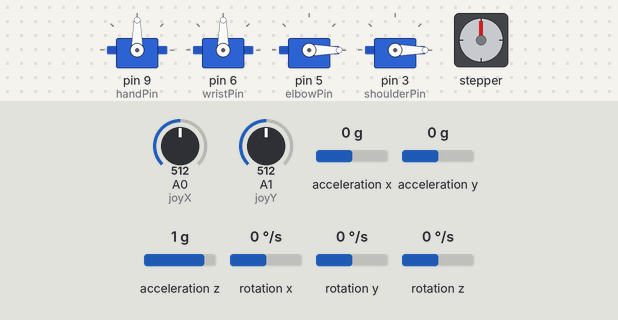
Bench run of a sketch on a simulated Arduino Uno, built with avr-gcc and run on an emulated ATmega328P. Parts: 4 × servo, stepper motor. The test bench sets the inputs (shaded band); at power-on: acceleration x 0 g, A0 (joyX) = 512, A1 (joyY) = 512, acceleration y 0 g, acceleration z 1 g, rotation x 0 °/s, rotation y 0 °/s, rotation z 0 °/s. Stepper angles assume 2038 steps per turn.

Above: at 4.2 s.
4.3 s: acceleration x set to -0.4 g
At 5.1 s:
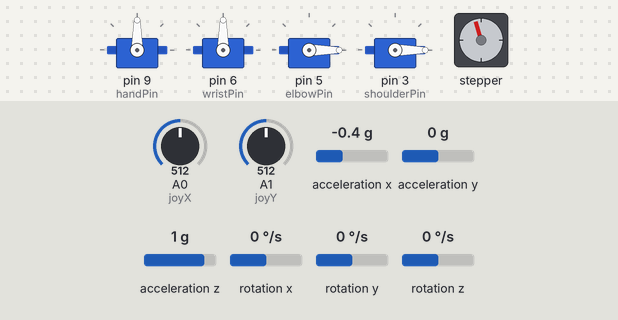
7.3 s: A0 (joyX) set to 838
At 8.4 s:
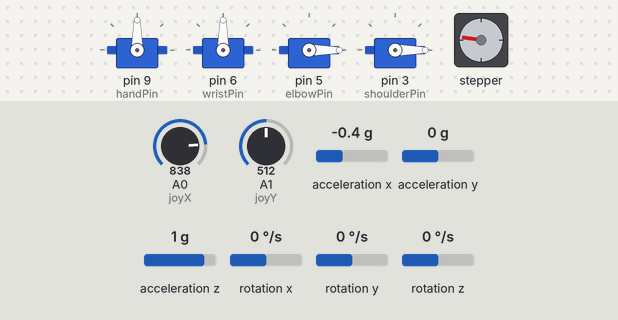
10.3 s: A0 (joyX) set to 866
At 10.76 s:
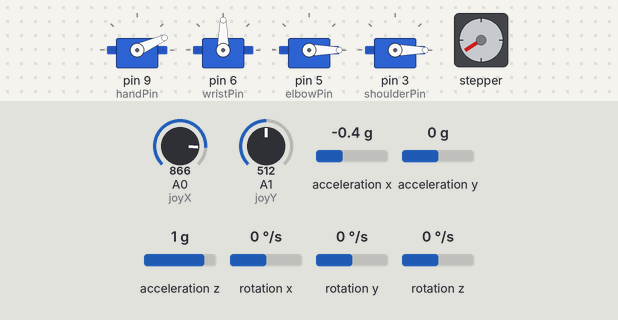
13.3 s: A1 (joyY) set to 832
16.3 s: A1 (joyY) set to 864
19.3 s: acceleration y set to -1.4 g
At 22.6 s:
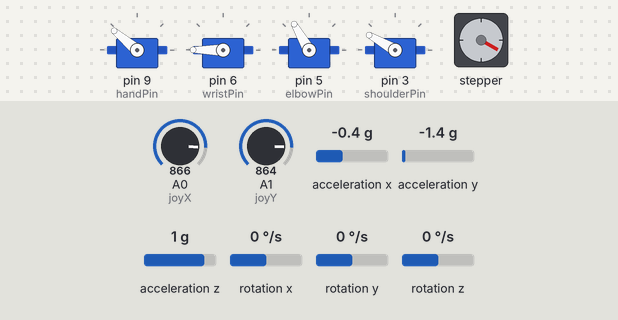
Timing chart, 0 to 23.3 s (numbered marks = the images above; inputs shaded):
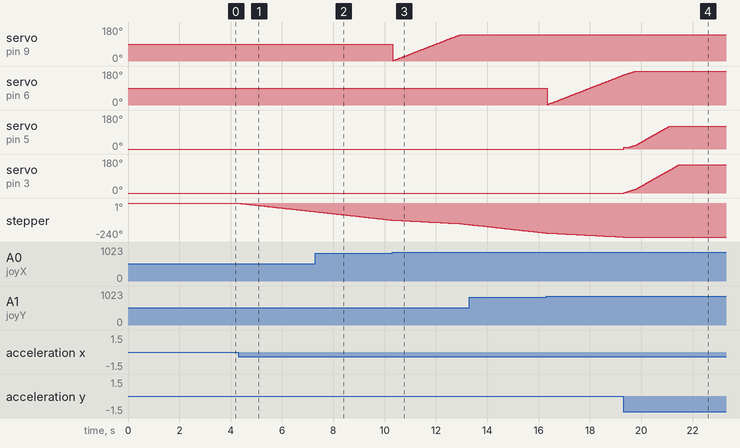

The sketch:

test.ino
```cpp
//servo
#include <MPU6050_tockn.h>
#include <Wire.h>
#include <Servo.h>
#include <Stepper.h>

MPU6050 imu(Wire);

//servo
int handPin = 9, wristPin = 6, elbowPin = 5, shoulderPin = 3;
Servo hand, wrist, elbow, shoulder;

float handAngle, wristAngle, elbowAngle, shoulderAngle;
//joystick

#define joyX A0 // x 0 to button 15 away
#define joyY A1 // y 0 back, 15 forward

//stepper
#define IN1 10
#define IN2 11
#define IN3 12
#define IN4 13
Stepper baseStepper = Stepper(2038, 10, 12, 11, 13);
int gyroY, stepCount;


void setup() {
  Serial.begin(115200);
//gyro
  Wire.begin();
  imu.begin();
  imu.calcGyroOffsets(true);

//servo
  hand.attach(handPin, 510, 2600);
  wrist.attach(wristPin, 510, 2600);
  elbow.attach(elbowPin, 510, 2600);
  shoulder.attach(shoulderPin, 510, 2600);
  handAngle = 0, wristAngle = 0, elbowAngle = 0, shoulderAngle = 0;
  shoulder.write(shoulderAngle);
  elbow.write(elbowAngle);

//Stepper
  pinMode(IN1, OUTPUT);
  pinMode(IN2, OUTPUT);
  pinMode(IN3, OUTPUT);
  pinMode(IN4, OUTPUT);
  baseStepper.setSpeed(5);
  int stepCount = 0;
}

void loop() {
// HAND
int xValue = analogRead(joyX);
if (xValue < 250){
  if (handAngle >1){
  handAngle --;
  hand.write(handAngle);
  delay(10);}}
  else if(xValue > 850){
    if (handAngle <140){
    handAngle++;
    hand.write(handAngle);
    delay(10);}}

//   Serial.print("Joystick X: ");
//   Serial.print(xValue);
//   Serial.print("\t");
//   Serial.print("Map: ");
//   Serial.print(handAngle);
//   Serial.print("\t Servoread ");
//   Serial.println(hand.read());

//wrist
int yValue = analogRead(joyY);
if (yValue < 250){
  if (wristAngle >1){
  wristAngle --;
  wrist.write(wristAngle);
  delay(10);}}
  else if(yValue > 850){
    if (wristAngle <180){
    wristAngle++;
    wrist.write(wristAngle);
    delay(10);}}

//   Serial.print("Joystick Y: ");
//   Serial.print(yValue);
//   Serial.print("\t");
//   Serial.print("Map: ");
//   Serial.print(wristAngle);
//   Serial.print("\t Servoread ");
//   Serial.println(wrist.read());

//SHOULDER & ELBOW
  imu.update();


//  Serial.print(", elbow Angle: ");
//  Serial.print(elbow.read());


//elbow is inverse of shoulder.
  shoulderAngle = map(imu.getAngleX(), 40, -40, -1, 1);
  elbowAngle = map(imu.getAngleX(), 40,-40 , 1, -1);
  if (abs(imu.getAngleX()) > 10){

  shoulderAngle = shoulderAngle + shoulder.read();
  shoulder.write(shoulderAngle = constrain (shoulderAngle, 0, 150));

//  Serial.print("Rotation Angle: X: ");
//  Serial.print(imu.getAngleX());
//  Serial.print(", shoulder increment");
//  Serial.print(shoulderAngle);
//  Serial.print(", Shoulder Servo Position: ");
//  Serial.println(shoulder.read());

  elbowAngle = elbowAngle + elbow.read();
  elbow.write(elbowAngle = constrain (shoulderAngle, 10, 120));
  delay(10);
 }


//Base Stepper

  gyroY=imu.getAngleY();
//  Serial.print("Steps: ");
//  Serial.print(stepCount);
//  Serial.print(" Gyro:");
//  Serial.println(gyroY);


  if((gyroY) > 15){
      baseStepper.step(-1);
      stepCount--;
    }
    else if(gyroY < -15){
      baseStepper.step(1);
      stepCount++;
    }
    else {
      baseStepper.step(0);
      }
}
```

Measured:
- the behaviour switches between -0.2 and -0.3 g on acceleration x (found by bisection; images 0 and 1)
- the behaviour switches between 850 and 851 on A0 (joyX) (found by bisection; images 2 and 3)
- after the input at 4.3 s, stepper: keeps turning counter-clockwise at about 20°/s, starting at once
- after the input at 19.3 s, servo on pin 5 (elbowPin): moves from 0° to 120° over 1.8 s, starting at once; servo on pin 3 (shoulderPin): moves from 0° to 150° over 2.2 s, starting at once; stepper: goes on until 19.3 s, then stays -240°
